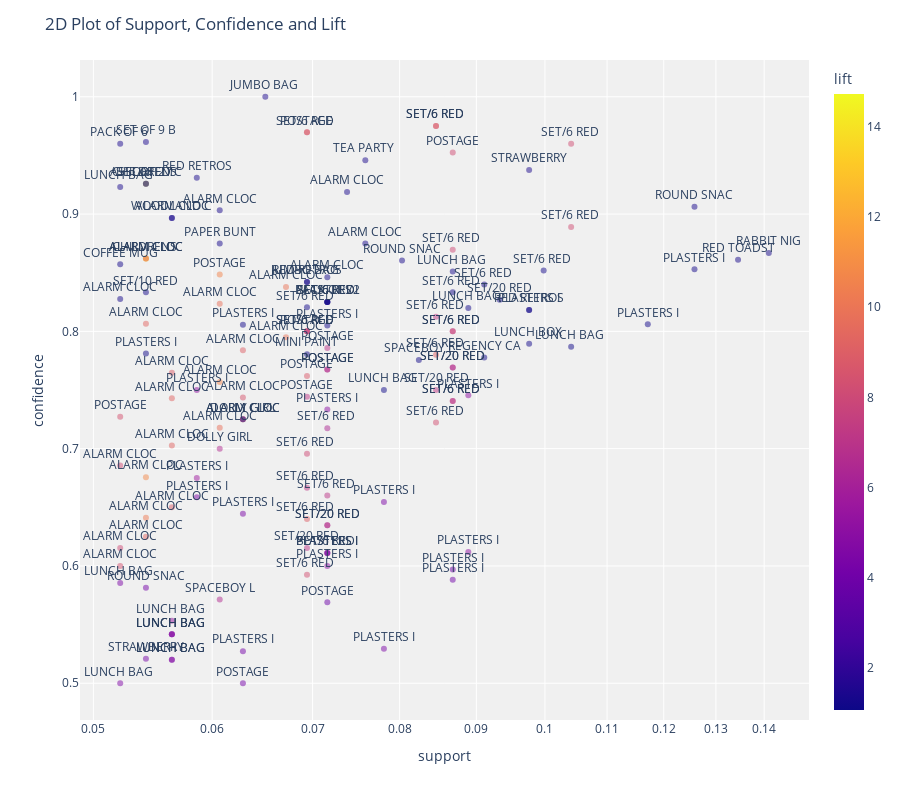

Source (notebook cell):
### Code cell
plot_model(model)

### Figure 1 — Plotly figure (JSON) as saved in the notebook; plotly's stock layout.template omitted (floating-point values rounded to 4 significant figures; data arrays with more than 128 entries replaced by an {"elided": "..."} marker saying what was removed)
{"data": [{"customdata": {"elided": "141x2 str values"}, "hovertemplate": "support=%{x}<br>confidence=%{y}<br>antecedents_short=%{text}<br>antecedents=%{customdata[0]}<br>consequents=%{customdata[1]}<br>lift=%{marker.color}<extra></extra>", "legendgroup": "", "marker": {"color": {"elided": "141 float values"}, "coloraxis": "coloraxis", "opacity": 0.5, "symbol": "circle"}, "mode": "markers+text", "name": "", "orientation": "v", "showlegend": false, "text": {"elided": "141 str values"}, "textposition": "top center", "type": "scatter", "x": {"elided": "141 float values"}, "xaxis": "x", "y": {"elided": "141 float values"}, "yaxis": "y"}], "layout": {"coloraxis": {"colorbar": {"title": {"text": "lift"}}, "colorscale": [[0, "#0d0887"], [0.1111, "#46039f"], [0.2222, "#7201a8"], [0.3333, "#9c179e"], [0.4444, "#bd3786"], [0.5556, "#d8576b"], [0.6667, "#ed7953"], [0.7778, "#fb9f3a"], [0.8889, "#fdca26"], [1, "#f0f921"]]}, "height": 800, "legend": {"tracegroupgap": 0}, "margin": {"t": 60}, "plot_bgcolor": "rgb(240,240,240)", "title": {"text": "2D Plot of Support, Confidence and Lift"}, "xaxis": {"anchor": "y", "domain": [0, 1], "title": {"text": "support"}, "type": "log"}, "yaxis": {"anchor": "x", "domain": [0, 1], "title": {"text": "confidence"}}}}
